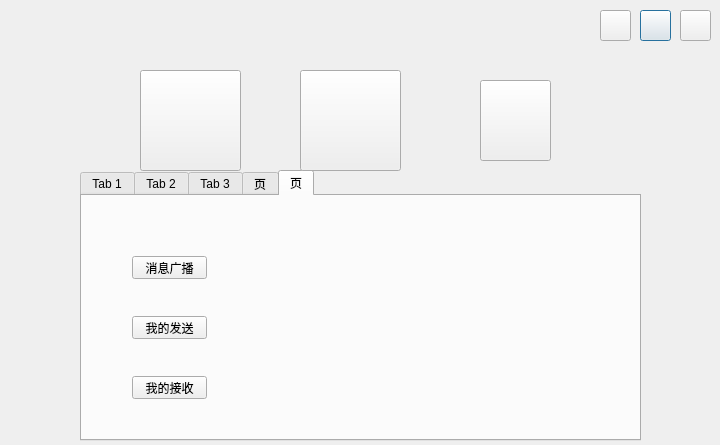
<?xml version="1.0" encoding="UTF-8"?>
<ui version="4.0">
 <class>AdminOper</class>
 <widget class="QDialog" name="AdminOper">
  <property name="geometry">
   <rect>
    <x>0</x>
    <y>0</y>
    <width>720</width>
    <height>445</height>
   </rect>
  </property>
  <property name="maximumSize">
   <size>
    <width>720</width>
    <height>445</height>
   </size>
  </property>
  <property name="windowTitle">
   <string>Dialog</string>
  </property>
  <property name="styleSheet">
   <string notr="true">#AdminOper{border-image: url(:/new/prefix1/road_white.png)}</string>
  </property>
  <widget class="QPushButton" name="PBMin">
   <property name="geometry">
    <rect>
     <x>640</x>
     <y>10</y>
     <width>31</width>
     <height>31</height>
    </rect>
   </property>
   <property name="styleSheet">
    <string notr="true">border-image: url(:/new/prefix1/m_min.png);</string>
   </property>
   <property name="text">
    <string/>
   </property>
  </widget>
  <widget class="QPushButton" name="PBClose">
   <property name="geometry">
    <rect>
     <x>680</x>
     <y>10</y>
     <width>31</width>
     <height>31</height>
    </rect>
   </property>
   <property name="styleSheet">
    <string notr="true">border-image: url(:/new/prefix1/x_close.png);</string>
   </property>
   <property name="text">
    <string/>
   </property>
  </widget>
  <widget class="QPushButton" name="PBReturn">
   <property name="geometry">
    <rect>
     <x>600</x>
     <y>10</y>
     <width>31</width>
     <height>31</height>
    </rect>
   </property>
   <property name="styleSheet">
    <string notr="true">border-image: url(:/new/prefix1/return.png);</string>
   </property>
   <property name="text">
    <string/>
   </property>
  </widget>
  <widget class="QPushButton" name="PBAdd">
   <property name="geometry">
    <rect>
     <x>140</x>
     <y>70</y>
     <width>101</width>
     <height>101</height>
    </rect>
   </property>
   <property name="toolTip">
    <string>&lt;!DOCTYPE HTML PUBLIC &quot;-//W3C//DTD HTML 4.0//EN&quot; &quot;http://www.w3.org/TR/REC-html40/strict.dtd&quot;&gt;
&lt;html&gt;&lt;head&gt;&lt;meta name=&quot;qrichtext&quot; content=&quot;1&quot; /&gt;&lt;style type=&quot;text/css&quot;&gt;
p, li { white-space: pre-wrap; }
&lt;/style&gt;&lt;/head&gt;&lt;body style=&quot; font-family:'宋体'; font-size:9pt; font-weight:400; font-style:normal;&quot;&gt;
&lt;p style=&quot; margin-top:0px; margin-bottom:0px; margin-left:0px; margin-right:0px; -qt-block-indent:0; text-indent:0px;&quot;&gt;&lt;span style=&quot; font-size:12pt;&quot;&gt;添加用户&lt;/span&gt;&lt;/p&gt;&lt;/body&gt;&lt;/html&gt;</string>
   </property>
   <property name="styleSheet">
    <string notr="true">#PBAdd{border-image: url(:/new/prefix1/adm.png)}</string>
   </property>
   <property name="text">
    <string/>
   </property>
  </widget>
  <widget class="QTabWidget" name="tabWidget">
   <property name="geometry">
    <rect>
     <x>80</x>
     <y>170</y>
     <width>561</width>
     <height>271</height>
    </rect>
   </property>
   <property name="styleSheet">
    <string notr="true"/>
   </property>
   <property name="currentIndex">
    <number>4</number>
   </property>
   <widget class="QWidget" name="tab">
    <attribute name="title">
     <string>Tab 1</string>
    </attribute>
    <widget class="QLineEdit" name="LEPswd2">
     <property name="geometry">
      <rect>
       <x>200</x>
       <y>140</y>
       <width>151</width>
       <height>21</height>
      </rect>
     </property>
     <property name="styleSheet">
      <string notr="true">
font: 75 12pt &quot;微软雅黑&quot;;
border-radius:3px;</string>
     </property>
    </widget>
    <widget class="QLabel" name="label_5">
     <property name="geometry">
      <rect>
       <x>80</x>
       <y>30</y>
       <width>81</width>
       <height>31</height>
      </rect>
     </property>
     <property name="styleSheet">
      <string notr="true">font: 75 18pt &quot;微软雅黑&quot;;
color: rgb(255, 255, 255);</string>
     </property>
     <property name="text">
      <string>用户名</string>
     </property>
    </widget>
    <widget class="QPushButton" name="PBLogin">
     <property name="geometry">
      <rect>
       <x>400</x>
       <y>40</y>
       <width>91</width>
       <height>171</height>
      </rect>
     </property>
     <property name="styleSheet">
      <string notr="true">color: rgb(255, 255, 255);
background-color: rgb(99, 99, 99);
font: 75 18pt &quot;微软雅黑&quot;;
border-radius:4px;</string>
     </property>
     <property name="text">
      <string>添加
用户</string>
     </property>
    </widget>
    <widget class="QLabel" name="label_6">
     <property name="geometry">
      <rect>
       <x>70</x>
       <y>130</y>
       <width>101</width>
       <height>31</height>
      </rect>
     </property>
     <property name="styleSheet">
      <string notr="true">font: 75 18pt &quot;微软雅黑&quot;;
color: rgb(255, 255, 255);</string>
     </property>
     <property name="text">
      <string>确认密码</string>
     </property>
    </widget>
    <widget class="QLineEdit" name="LEPswd">
     <property name="geometry">
      <rect>
       <x>200</x>
       <y>90</y>
       <width>151</width>
       <height>21</height>
      </rect>
     </property>
     <property name="styleSheet">
      <string notr="true">
font: 75 12pt &quot;微软雅黑&quot;;
border-radius:3px;</string>
     </property>
    </widget>
    <widget class="QLineEdit" name="LEUser">
     <property name="geometry">
      <rect>
       <x>200</x>
       <y>40</y>
       <width>151</width>
       <height>21</height>
      </rect>
     </property>
     <property name="styleSheet">
      <string notr="true">font: 75 12pt &quot;微软雅黑&quot;;

border-radius:3px;</string>
     </property>
    </widget>
    <widget class="QComboBox" name="comboBox">
     <property name="geometry">
      <rect>
       <x>200</x>
       <y>190</y>
       <width>151</width>
       <height>21</height>
      </rect>
     </property>
     <property name="styleSheet">
      <string notr="true">font: 75 12pt &quot;微软雅黑&quot;;
border-radius:3px;</string>
     </property>
     <item>
      <property name="text">
       <string>销售员</string>
      </property>
     </item>
     <item>
      <property name="text">
       <string>经理</string>
      </property>
     </item>
    </widget>
    <widget class="QLabel" name="label_7">
     <property name="geometry">
      <rect>
       <x>90</x>
       <y>180</y>
       <width>71</width>
       <height>31</height>
      </rect>
     </property>
     <property name="styleSheet">
      <string notr="true">font: 75 18pt &quot;微软雅黑&quot;;
color: rgb(255, 255, 255);</string>
     </property>
     <property name="text">
      <string>角色</string>
     </property>
    </widget>
    <widget class="QLabel" name="label_8">
     <property name="geometry">
      <rect>
       <x>90</x>
       <y>80</y>
       <width>81</width>
       <height>31</height>
      </rect>
     </property>
     <property name="styleSheet">
      <string notr="true">font: 75 18pt &quot;微软雅黑&quot;;
color: rgb(255, 255, 255);</string>
     </property>
     <property name="text">
      <string>密码</string>
     </property>
    </widget>
   </widget>
   <widget class="QWidget" name="tab_2">
    <attribute name="title">
     <string>Tab 2</string>
    </attribute>
    <widget class="QLineEdit" name="LEDelete">
     <property name="geometry">
      <rect>
       <x>200</x>
       <y>90</y>
       <width>151</width>
       <height>21</height>
      </rect>
     </property>
     <property name="styleSheet">
      <string notr="true">font: 75 12pt &quot;微软雅黑&quot;;

border-radius:3px;</string>
     </property>
    </widget>
    <widget class="QLineEdit" name="LEDelete2">
     <property name="geometry">
      <rect>
       <x>200</x>
       <y>140</y>
       <width>151</width>
       <height>21</height>
      </rect>
     </property>
     <property name="styleSheet">
      <string notr="true">font: 75 12pt &quot;微软雅黑&quot;;

border-radius:3px;</string>
     </property>
    </widget>
    <widget class="QPushButton" name="PBDele">
     <property name="geometry">
      <rect>
       <x>400</x>
       <y>60</y>
       <width>91</width>
       <height>131</height>
      </rect>
     </property>
     <property name="styleSheet">
      <string notr="true">color: rgb(255, 255, 255);
background-color: rgb(99, 99, 99);
font: 75 18pt &quot;微软雅黑&quot;;
border-radius:4px;</string>
     </property>
     <property name="text">
      <string>删除
用户</string>
     </property>
    </widget>
    <widget class="QLabel" name="label_9">
     <property name="geometry">
      <rect>
       <x>70</x>
       <y>80</y>
       <width>101</width>
       <height>31</height>
      </rect>
     </property>
     <property name="styleSheet">
      <string notr="true">font: 75 18pt &quot;微软雅黑&quot;;
color: rgb(255, 255, 255);</string>
     </property>
     <property name="text">
      <string>删除用户</string>
     </property>
    </widget>
    <widget class="QLabel" name="label_10">
     <property name="geometry">
      <rect>
       <x>70</x>
       <y>130</y>
       <width>101</width>
       <height>31</height>
      </rect>
     </property>
     <property name="styleSheet">
      <string notr="true">font: 75 18pt &quot;微软雅黑&quot;;
color: rgb(255, 255, 255);</string>
     </property>
     <property name="text">
      <string>确认删除</string>
     </property>
    </widget>
   </widget>
   <widget class="QWidget" name="tab_3">
    <attribute name="title">
     <string>Tab 3</string>
    </attribute>
    <widget class="QTextEdit" name="TESend">
     <property name="geometry">
      <rect>
       <x>180</x>
       <y>80</y>
       <width>331</width>
       <height>131</height>
      </rect>
     </property>
     <property name="styleSheet">
      <string notr="true">border-radius:5px;
font: 75 12pt &quot;微软雅黑&quot;;</string>
     </property>
    </widget>
    <widget class="QLineEdit" name="LESend">
     <property name="geometry">
      <rect>
       <x>290</x>
       <y>40</y>
       <width>151</width>
       <height>21</height>
      </rect>
     </property>
     <property name="toolTip">
      <string>&lt;!DOCTYPE HTML PUBLIC &quot;-//W3C//DTD HTML 4.0//EN&quot; &quot;http://www.w3.org/TR/REC-html40/strict.dtd&quot;&gt;
&lt;html&gt;&lt;head&gt;&lt;meta name=&quot;qrichtext&quot; content=&quot;1&quot; /&gt;&lt;style type=&quot;text/css&quot;&gt;
p, li { white-space: pre-wrap; }
&lt;/style&gt;&lt;/head&gt;&lt;body style=&quot; font-family:'微软雅黑'; font-size:12pt; font-weight:72; font-style:normal;&quot;&gt;
&lt;p style=&quot; margin-top:0px; margin-bottom:0px; margin-left:0px; margin-right:0px; -qt-block-indent:0; text-indent:0px;&quot;&gt;此处为空即可广播消息至全部用户&lt;/p&gt;&lt;/body&gt;&lt;/html&gt;</string>
     </property>
     <property name="styleSheet">
      <string notr="true">font: 75 12pt &quot;微软雅黑&quot;;

border-radius:3px;</string>
     </property>
    </widget>
    <widget class="QPushButton" name="PBSend">
     <property name="geometry">
      <rect>
       <x>450</x>
       <y>40</y>
       <width>61</width>
       <height>21</height>
      </rect>
     </property>
     <property name="styleSheet">
      <string notr="true">color: rgb(255, 255, 255);
background-color: rgb(99, 99, 99);
font: 75 13pt &quot;微软雅黑&quot;;
border-radius:4px;</string>
     </property>
     <property name="text">
      <string>广播</string>
     </property>
    </widget>
    <widget class="QLabel" name="label_11">
     <property name="geometry">
      <rect>
       <x>180</x>
       <y>30</y>
       <width>101</width>
       <height>31</height>
      </rect>
     </property>
     <property name="styleSheet">
      <string notr="true">font: 75 18pt &quot;微软雅黑&quot;;
color: rgb(255, 255, 255);</string>
     </property>
     <property name="text">
      <string>发送用户</string>
     </property>
    </widget>
    <widget class="QPushButton" name="PBSend1">
     <property name="geometry">
      <rect>
       <x>50</x>
       <y>60</y>
       <width>75</width>
       <height>23</height>
      </rect>
     </property>
     <property name="text">
      <string>消息广播</string>
     </property>
    </widget>
    <widget class="QPushButton" name="PBMy1">
     <property name="geometry">
      <rect>
       <x>50</x>
       <y>120</y>
       <width>75</width>
       <height>23</height>
      </rect>
     </property>
     <property name="text">
      <string>我的发送</string>
     </property>
    </widget>
    <widget class="QPushButton" name="PBGet1">
     <property name="geometry">
      <rect>
       <x>50</x>
       <y>180</y>
       <width>75</width>
       <height>23</height>
      </rect>
     </property>
     <property name="text">
      <string>我的接收</string>
     </property>
    </widget>
   </widget>
   <widget class="QWidget" name="tab_6">
    <attribute name="title">
     <string>页</string>
    </attribute>
    <widget class="QPushButton" name="PBSend2">
     <property name="geometry">
      <rect>
       <x>50</x>
       <y>60</y>
       <width>75</width>
       <height>23</height>
      </rect>
     </property>
     <property name="text">
      <string>消息广播</string>
     </property>
    </widget>
    <widget class="QPushButton" name="PBMy2">
     <property name="geometry">
      <rect>
       <x>50</x>
       <y>120</y>
       <width>75</width>
       <height>23</height>
      </rect>
     </property>
     <property name="text">
      <string>我的发送</string>
     </property>
    </widget>
    <widget class="QPushButton" name="PBGet2">
     <property name="geometry">
      <rect>
       <x>50</x>
       <y>180</y>
       <width>75</width>
       <height>23</height>
      </rect>
     </property>
     <property name="text">
      <string>我的接收</string>
     </property>
    </widget>
   </widget>
   <widget class="QWidget" name="tab_7">
    <attribute name="title">
     <string>页</string>
    </attribute>
    <widget class="QPushButton" name="PBSend3">
     <property name="geometry">
      <rect>
       <x>50</x>
       <y>60</y>
       <width>75</width>
       <height>23</height>
      </rect>
     </property>
     <property name="text">
      <string>消息广播</string>
     </property>
    </widget>
    <widget class="QPushButton" name="PBMy3">
     <property name="geometry">
      <rect>
       <x>50</x>
       <y>120</y>
       <width>75</width>
       <height>23</height>
      </rect>
     </property>
     <property name="text">
      <string>我的发送</string>
     </property>
    </widget>
    <widget class="QPushButton" name="PBGet3">
     <property name="geometry">
      <rect>
       <x>50</x>
       <y>180</y>
       <width>75</width>
       <height>23</height>
      </rect>
     </property>
     <property name="text">
      <string>我的接收</string>
     </property>
    </widget>
   </widget>
  </widget>
  <widget class="QPushButton" name="PBDelete">
   <property name="geometry">
    <rect>
     <x>300</x>
     <y>70</y>
     <width>101</width>
     <height>101</height>
    </rect>
   </property>
   <property name="toolTip">
    <string>&lt;!DOCTYPE HTML PUBLIC &quot;-//W3C//DTD HTML 4.0//EN&quot; &quot;http://www.w3.org/TR/REC-html40/strict.dtd&quot;&gt;
&lt;html&gt;&lt;head&gt;&lt;meta name=&quot;qrichtext&quot; content=&quot;1&quot; /&gt;&lt;style type=&quot;text/css&quot;&gt;
p, li { white-space: pre-wrap; }
&lt;/style&gt;&lt;/head&gt;&lt;body style=&quot; font-family:'宋体'; font-size:9pt; font-weight:400; font-style:normal;&quot;&gt;
&lt;p style=&quot; margin-top:0px; margin-bottom:0px; margin-left:0px; margin-right:0px; -qt-block-indent:0; text-indent:0px;&quot;&gt;&lt;span style=&quot; font-size:12pt;&quot;&gt;删除用户&lt;/span&gt;&lt;/p&gt;&lt;/body&gt;&lt;/html&gt;</string>
   </property>
   <property name="styleSheet">
    <string notr="true">#PBDelete{border-image: url(:/new/prefix1/xadm.png)}</string>
   </property>
   <property name="text">
    <string/>
   </property>
  </widget>
  <widget class="QPushButton" name="PBMessage">
   <property name="geometry">
    <rect>
     <x>480</x>
     <y>80</y>
     <width>71</width>
     <height>81</height>
    </rect>
   </property>
   <property name="toolTip">
    <string>&lt;!DOCTYPE HTML PUBLIC &quot;-//W3C//DTD HTML 4.0//EN&quot; &quot;http://www.w3.org/TR/REC-html40/strict.dtd&quot;&gt;
&lt;html&gt;&lt;head&gt;&lt;meta name=&quot;qrichtext&quot; content=&quot;1&quot; /&gt;&lt;style type=&quot;text/css&quot;&gt;
p, li { white-space: pre-wrap; }
&lt;/style&gt;&lt;/head&gt;&lt;body style=&quot; font-family:'宋体'; font-size:9pt; font-weight:400; font-style:normal;&quot;&gt;
&lt;p style=&quot; margin-top:0px; margin-bottom:0px; margin-left:0px; margin-right:0px; -qt-block-indent:0; text-indent:0px;&quot;&gt;&lt;span style=&quot; font-size:12pt;&quot;&gt;消息广播&lt;/span&gt;&lt;/p&gt;&lt;/body&gt;&lt;/html&gt;</string>
   </property>
   <property name="styleSheet">
    <string notr="true">#PBMessage{border-image: url(:/new/prefix1/mes.png)}</string>
   </property>
   <property name="text">
    <string/>
   </property>
  </widget>
  <zorder>PBMin</zorder>
  <zorder>PBClose</zorder>
  <zorder>PBReturn</zorder>
  <zorder>PBAdd</zorder>
  <zorder>tabWidget</zorder>
  <zorder>PBDelete</zorder>
  <zorder>PBMessage</zorder>
  <zorder>label_11</zorder>
  <zorder>LESend</zorder>
  <zorder>PBSend</zorder>
  <zorder>tabWidget_2</zorder>
  <zorder>label_11</zorder>
 </widget>
 <resources/>
 <connections/>
</ui>
